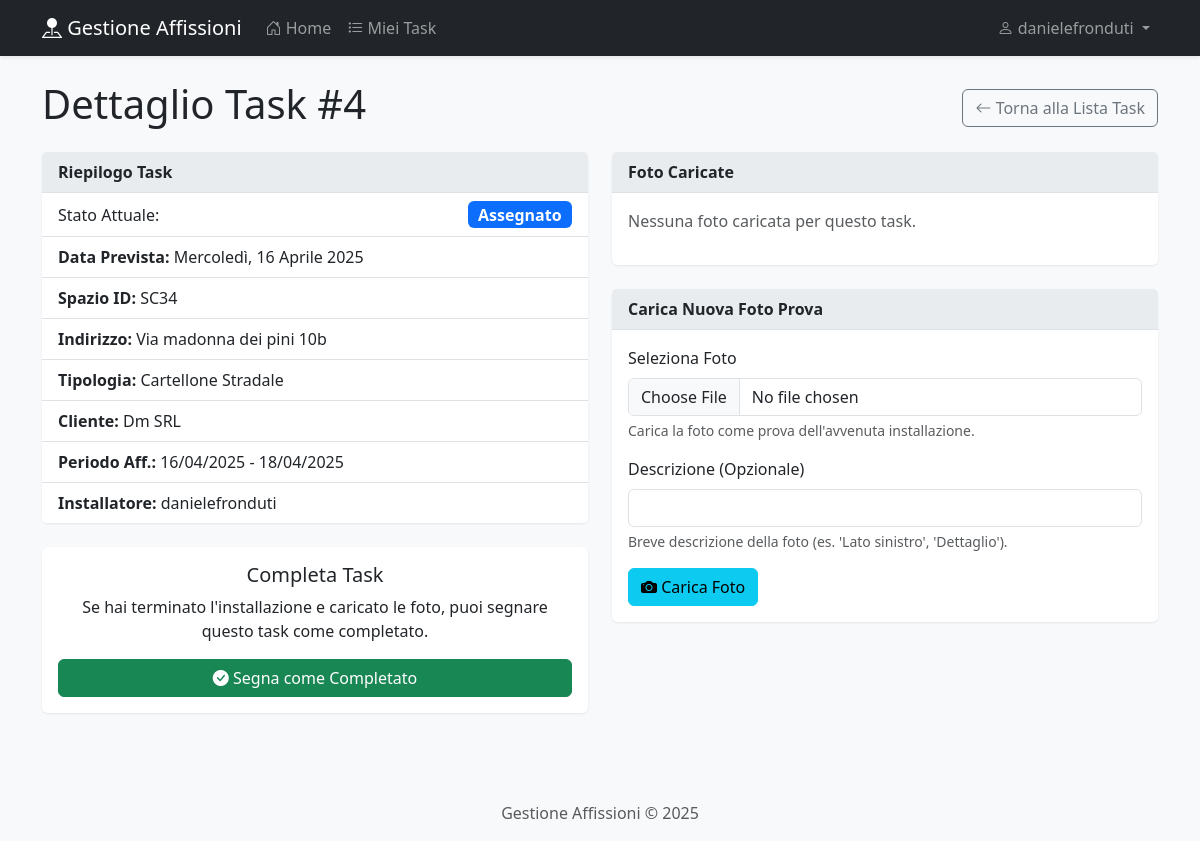
Screenshot of /installatore/task/4/ (signed in) with the database file from the repository.
### gestione/models.py (models this page shows, shortened)
class TaskInstallazione(models.Model):
    STATO_TASK_CHOICES = [
        ('DA_ASSEGNARE', _('Da Assegnare')),
        ('ASSEGNATO', _('Assegnato')),
        ('COMPLETATO', _('Completato')),
        ('PROBLEMA', _('Problema Segnalato')),
    ]
    affissione = models.OneToOneField(
        Affissione,
        on_delete=models.CASCADE, # Se l'affissione viene cancellata, cancella anche il task
        verbose_name=_("Affissione Correlata"),
        related_name="task_installazione" # Nome per accesso inverso da Affissione
    )
    installatore_assegnato = models.ForeignKey(
        settings.AUTH_USER_MODEL,
        on_delete=models.SET_NULL, # Se l'installatore viene cancellato, il task rimane (ma non assegnato)
        null=True,
        blank=True,
        verbose_name=_("Installatore Assegnato"),
        limit_choices_to={'groups__name': 'Installatori'}, # Limita la scelta agli utenti del gruppo 'Installatori'
        related_name="task_assegnati" # Nome per accesso inverso da User
    )
    stato_task = models.CharField(
        _("Stato Task"),
        max_length=20,
        choices=STATO_TASK_CHOICES,
        default='DA_ASSEGNARE'
    )
    data_prevista_installazione = models.DateField(
        _("Data Prevista Installazione"),
        help_text=_("Normalmente coincide con la data inizio dell'affissione")
    )
    note_admin = models.TextField(
        _("Note per l'Installatore (da Admin)"),
        blank=True,
        null=True
    )
    data_creazione = models.DateTimeField(auto_now_add=True)
    data_modifica = models.DateTimeField(auto_now=True)
    class Meta:
        verbose_name = _("Task Installazione")
        verbose_name_plural = _("Task Installazione")
        ordering = ['data_prevista_installazione', 'stato_task']

class Affissione(models.Model):
    STATO_CHOICES = [
        ('Bloccato', _('Bloccato (Venditore)')), # [RF15] Slot bloccato in attesa di conferma
        ('Confermato', _('Confermato')),         # Affissione confermata, pronta per pianificazione installazione
    ]
    spazio = models.ForeignKey(
        SpazioPubblicitario,
        on_delete=models.PROTECT, # Impedisce cancellazione Spazio se ha affissioni collegate
        verbose_name=_("Spazio Pubblicitario"),
        related_name="affissioni" # Permette di accedere alle affissioni da un oggetto Spazio (spazio.affissioni.all())
    )
    cliente = models.ForeignKey(
        Cliente,
        on_delete=models.PROTECT, # Impedisce cancellazione Cliente se ha affissioni collegate
        verbose_name=_("Cliente"),
        related_name="affissioni" # Permette di accedere alle affissioni da un oggetto Cliente (cliente.affissioni.all())
    )
    data_inizio = models.DateField(_("Data Inizio Affissione"), default=timezone.now)
    data_fine = models.DateField(_("Data Fine Affissione"))
    stato = models.CharField(
        _("Stato Affissione"),
        max_length=30,
        choices=STATO_CHOICES,
        default='Confermato' # Default per creazioni da Admin, il 'Bloccato' sarà usato dai venditori
    )
    note = models.TextField(_("Note Interne"), blank=True, null=True)
    data_creazione = models.DateTimeField(auto_now_add=True)
    data_modifica = models.DateTimeField(auto_now=True)
    class Meta:
        verbose_name = _("Affissione/Prenotazione")
        verbose_name_plural = _("Affissioni/Prenotazioni")
        ordering = ['data_inizio', 'spazio']

class SpazioPubblicitario(models.Model):
    TIPOLOGIA_CHOICES = [
        ('cartellone', _('Cartellone Stradale')),
        ('pensilina', _('Pensilina Autobus')),
        ('transenna', _('Transenna Parapedonale')),
        ('altro', _('Altro')),
    ]
    identificativo = models.CharField(_("Identificativo Univoco"), max_length=50, unique=True, help_text=_("Es. BS-001, MI-P05"))
    descrizione = models.CharField(_("Descrizione Breve"), max_length=200, blank=True, null=True)
    posizione_indirizzo = models.TextField(_("Posizione (Indirizzo)"), help_text=_("Indirizzo completo dello spazio"))
    posizione_lat = models.DecimalField(_("Latitudine"), max_digits=9, decimal_places=6, blank=True, null=True, help_text=_("Coordinate geografiche (opzionale)"))
    posizione_lon = models.DecimalField(_("Longitudine"), max_digits=9, decimal_places=6, blank=True, null=True, help_text=_("Coordinate geografiche (opzionale)"))
    dimensioni = models.CharField(_("Dimensioni"), max_length=50, blank=True, null=True, help_text=_("Es. 6x3m, 100x140cm"))
    tipologia = models.CharField(_("Tipologia"), max_length=50, choices=TIPOLOGIA_CHOICES, default='cartellone')
    note = models.TextField(_("Altre Caratteristiche Rilevanti"), blank=True, null=True)
    attivo = models.BooleanField(_("Attivo"), default=True, help_text=_("Indica se lo spazio è attualmente utilizzabile"))
    data_creazione = models.DateTimeField(auto_now_add=True)
    data_modifica = models.DateTimeField(auto_now=True)
    class Meta:
        verbose_name = _("Spazio Pubblicitario")
        verbose_name_plural = _("Spazi Pubblicitari")
        ordering = ['identificativo']

class Cliente(models.Model):
    nome_cognome = models.CharField(_("Nome/Cognome"), max_length=150, blank=True, null=True, help_text=_("Per persone fisiche"))
    ragione_sociale = models.CharField(_("Ragione Sociale"), max_length=200, blank=True, null=True, help_text=_("Per aziende"))
    telefono = models.CharField(_("Telefono"), max_length=30, blank=True, null=True)
    email = models.EmailField(_("Email"), max_length=254, blank=True, null=True)
    indirizzo = models.TextField(_("Indirizzo"), blank=True, null=True)
    note = models.TextField(_("Altre Informazioni Rilevanti"), blank=True, null=True)
    data_creazione = models.DateTimeField(auto_now_add=True)
    data_modifica = models.DateTimeField(auto_now=True)
    class Meta:
        verbose_name = _("Cliente")
        verbose_name_plural = _("Clienti")
        ordering = ['ragione_sociale', 'nome_cognome'] # Ordina per ragione sociale o nome
    def __str__(self):
        return self.ragione_sociale or self.nome_cognome or f"Cliente ID: {self.pk}"

### gestione/views.py (the view, shortened to what this page needs)
# urls.py: path('installatore/task/<int:task_pk>/', views.task_detail_installatore_view, name='installatore_task_detail'),
@login_required
def task_detail_installatore_view(request, task_pk):
    task = get_object_or_404(TaskInstallazione.objects.select_related(
        'affissione__spazio', 'affissione__cliente', 'installatore_assegnato'
    ), pk=task_pk)
    is_assigned_installer = (request.user == task.installatore_assegnato)
    is_staff = request.user.is_staff
    if not (is_assigned_installer or is_staff):
        messages.error(request, "Non sei autorizzato a visualizzare o modificare questo task.")
        if request.user.groups.filter(name='Installatori').exists():
             return redirect(reverse('gestione:installatore_task_list'))
        else:
             return redirect(reverse('gestione:home'))
    upload_form = FotoInstallazioneForm()
    photos = task.foto.all()
    context = {
        'task': task,
        'photos': photos,
        'upload_form': upload_form,
        'can_complete': is_assigned_installer and task.stato_task != 'COMPLETATO',
        'can_upload': is_assigned_installer or is_staff
    }
    return render(request, 'gestione/installatore_task_detail.html', context)

### gestione/templates/gestione/installatore_task_detail.html (shortened to what this page needs)
{% extends "base.html" %}
{% load static %}
{% block content %}
<div class="d-flex justify-content-between align-items-center mb-3">
    <h1>Dettaglio Task #{{ task.pk }}</h1>
    <a href="{% url 'gestione:installatore_task_list' %}" class="btn btn-outline-secondary">
        <i class="bi bi-arrow-left"></i> Torna alla Lista Task
    </a>
</div>
<div class="row">
    <div class="col-md-6">
        <div class="card mb-4">
            <div class="card-header">
                Riepilogo Task
            </div>
            <ul class="list-group list-group-flush">
                <li class="list-group-item d-flex justify-content-between align-items-center">
                    Stato Attuale:
                    <span class="badge fs-6
                        {% if task.stato_task == 'ASSEGNATO' %}bg-primary
                        {% elif task.stato_task == 'COMPLETATO' %}bg-success
                        {% elif task.stato_task == 'PROBLEMA' %}bg-danger
                        {% else %}bg-secondary
                        {% endif %}">
                        {{ task.get_stato_task_display }}
                    </span>
                </li>
                <li class="list-group-item"><strong>Data Prevista:</strong> {{ task.data_prevista_installazione|date:"l, d F Y" }}</li>
                <li class="list-group-item"><strong>Spazio ID:</strong> {{ task.affissione.spazio.identificativo }}</li>
                <li class="list-group-item"><strong>Indirizzo:</strong> {{ task.affissione.spazio.posizione_indirizzo }}</li>
                <li class="list-group-item"><strong>Tipologia:</strong> {{ task.affissione.spazio.get_tipologia_display }}</li>
                <li class="list-group-item"><strong>Cliente:</strong> {{ task.affissione.cliente }}</li>
                <li class="list-group-item"><strong>Periodo Aff.:</strong> {{ task.affissione.data_inizio|date:"d/m/Y" }} - {{ task.affissione.data_fine|date:"d/m/Y" }}</li>
                 <li class="list-group-item"><strong>Installatore:</strong> {{ task.installatore_assegnato.get_full_name|default:task.installatore_assegnato.username }}</li>
            </ul>
        </div>
         {% if can_complete %}
         <div class="card mb-4">
             <div class="card-body text-center">
                  <h5 class="card-title">Completa Task</h5>
                  <p class="card-text">Se hai terminato l'installazione e caricato le foto, puoi segnare questo task come completato.</p>
                  <form method="post" onsubmit="return confirm('Sei sicuro di voler segnare questo task come completato?');">
                      <button type="submit" name="complete_task_submit" class="btn btn-success w-100">
                          <i class="bi bi-check-circle-fill"></i> Segna come Completato
                      </button>
                  </form>
             </div>
         </div>
         {% endif %}
    </div>
    <div class="col-md-6">
        <div class="card mb-4">
             <div class="card-header">
                Foto Caricate
             </div>
             <div class="card-body">
                 {% if photos %}
                     <div class="row row-cols-2 g-3">
                         {% for photo in photos %}
                         <div class="col">
                             <figure class="figure text-center">
                                 <a href="{{ photo.foto.url }}" target="_blank" title="Apri immagine originale">
                                     <img src="{{ photo.foto.url }}" class="figure-img img-fluid rounded img-thumbnail" style="max-height: 150px; object-fit: cover;" alt="{{ photo.descrizione|default:'Foto installazione' }}">
                                 </a>
                                 <figcaption class="figure-caption">
                                     {% if photo.descrizione %}{{ photo.descrizione }}<br>{% endif %}
                                     <small class="text-muted">Caricata il {{ photo.data_caricamento|date:"d/m/Y H:i" }}</small>
                                 </figcaption>
                             </figure>
                         </div>
                         {% endfor %}
                     </div>
                 {% else %}
                     <p class="text-muted">Nessuna foto caricata per questo task.</p>
                 {% endif %}
             </div>
        </div>
        {% if can_upload %}
        <div class="card mb-4">
            <div class="card-header">
                Carica Nuova Foto Prova
            </div>
            <div class="card-body">
                <form method="post" enctype="multipart/form-data">
                     <div class="mb-3">
                         <label for="{{ upload_form.foto.id_for_label }}" class="form-label">{{ upload_form.foto.label }}</label>
                         {{ upload_form.foto }}
                         <div class="form-text">{{ upload_form.foto.help_text }}</div>
                     </div>
                     <div class="mb-3">
                         <label for="{{ upload_form.descrizione.id_for_label }}" class="form-label">{{ upload_form.descrizione.label }}</label>
                         {{ upload_form.descrizione }}
                         <div class="form-text">{{ upload_form.descrizione.help_text }}</div>
                     </div>
                    <button type="submit" name="upload_photo_submit" class="btn btn-info">
                        <i class="bi bi-camera-fill"></i> Carica Foto
                    </button>
                </form>
            </div>
        </div>
        {% endif %}
    </div>
</div>
{% endblock %}

### templates/base.html (shortened to what this page needs)
<!DOCTYPE html>
{% load static %}
{% load auth_extras %}
<html lang="it">
<head>
    <link href="https://cdn.jsdelivr.net/npm/bootstrap@5.3.3/dist/css/bootstrap.min.css" rel="stylesheet">
    <link rel="stylesheet" href="https://cdn.jsdelivr.net/npm/bootstrap-icons@1.11.3/font/bootstrap-icons.min.css">
    <link rel="stylesheet" href="{% static 'gestione/css/style.css' %}">
</head>
<body>
    <nav class="navbar navbar-expand-lg navbar-dark bg-dark mb-4">
        <div class="container">
            <a class="navbar-brand" href="{% url 'gestione:home' %}">
                <i class="bi bi-pin-map-fill"></i> Gestione Affissioni
            </a>
            <div class="collapse navbar-collapse" id="navbarNav">
                <ul class="navbar-nav me-auto mb-2 mb-lg-0">
                    {% if user.is_authenticated %}
                        <li class="nav-item">
                            <a class="nav-link {% if request.resolver_match.url_name == 'home' %}active{% endif %}" href="{% url 'gestione:home' %}">
                                <i class="bi bi-house-door"></i> Home
                            </a>
                        </li>
                        {% if user|has_group:"Installatori" %}
                         <li class="nav-item">
                            <a class="nav-link {% if request.resolver_match.url_name == 'installatore_task_list' %}active{% endif %}" href="{% url 'gestione:installatore_task_list' %}">
                                <i class="bi bi-list-task"></i> Miei Task
                            </a>
                         </li>
                        {% endif %}
                    {% endif %}
                </ul>
                <ul class="navbar-nav ms-auto">
                     {% if user.is_authenticated %}
                        <li class="nav-item dropdown">
                            <a class="nav-link dropdown-toggle" href="#" role="button" data-bs-toggle="dropdown" aria-expanded="false">
                                <i class="bi bi-person"></i> {{ user.get_full_name|default:user.username }}
                            </a>
                        </li>
                    {% else %}
                        <li class="nav-item">
                            <a class="nav-link {% if request.resolver_match.url_name == 'login' %}active{% endif %}" href="{% url 'login' %}">
                                <i class="bi bi-box-arrow-in-right"></i> Login
                            </a>
                        </li>
                    {% endif %}
                </ul>
            </div>
        </div>
    </nav>
    <div class="container">
        {% block content %}
        {% endblock %}
    </div>
    <footer class="mt-5 p-3 text-center text-muted bg-light">
        Gestione Affissioni &copy; {% now "Y" %}
    </footer>
</body>
</html>

### rows the page displays
TaskInstallazione: pk "4", stato_task "Assegnato", data_prevista_installazione "Mercoledì, 16 Aprile 2025", affissione.spazio.identificativo "SC34", affissione.spazio.posizione_indirizzo "Via madonna dei pini 10b", affissione.spazio.tipologia "Cartellone Stradale", affissione.cliente "Dm SRL", affissione.data_inizio "16/04/2025", affissione.data_fine "18/04/2025", installatore_assegnato.get_full_name "danielefronduti"

### other values shown
{{ user.get_full_name|default:user.username }} "danielefronduti"
{{ upload_form.foto.label }} "Seleziona Foto"
{{ upload_form.foto.help_text }} "Carica la foto come prova dell'avvenuta installazione."
{{ upload_form.descrizione.label }} "Descrizione (Opzionale)"
{{ upload_form.descrizione.help_text }} "Breve descrizione della foto (es. 'Lato sinistro', 'Dettaglio')."
